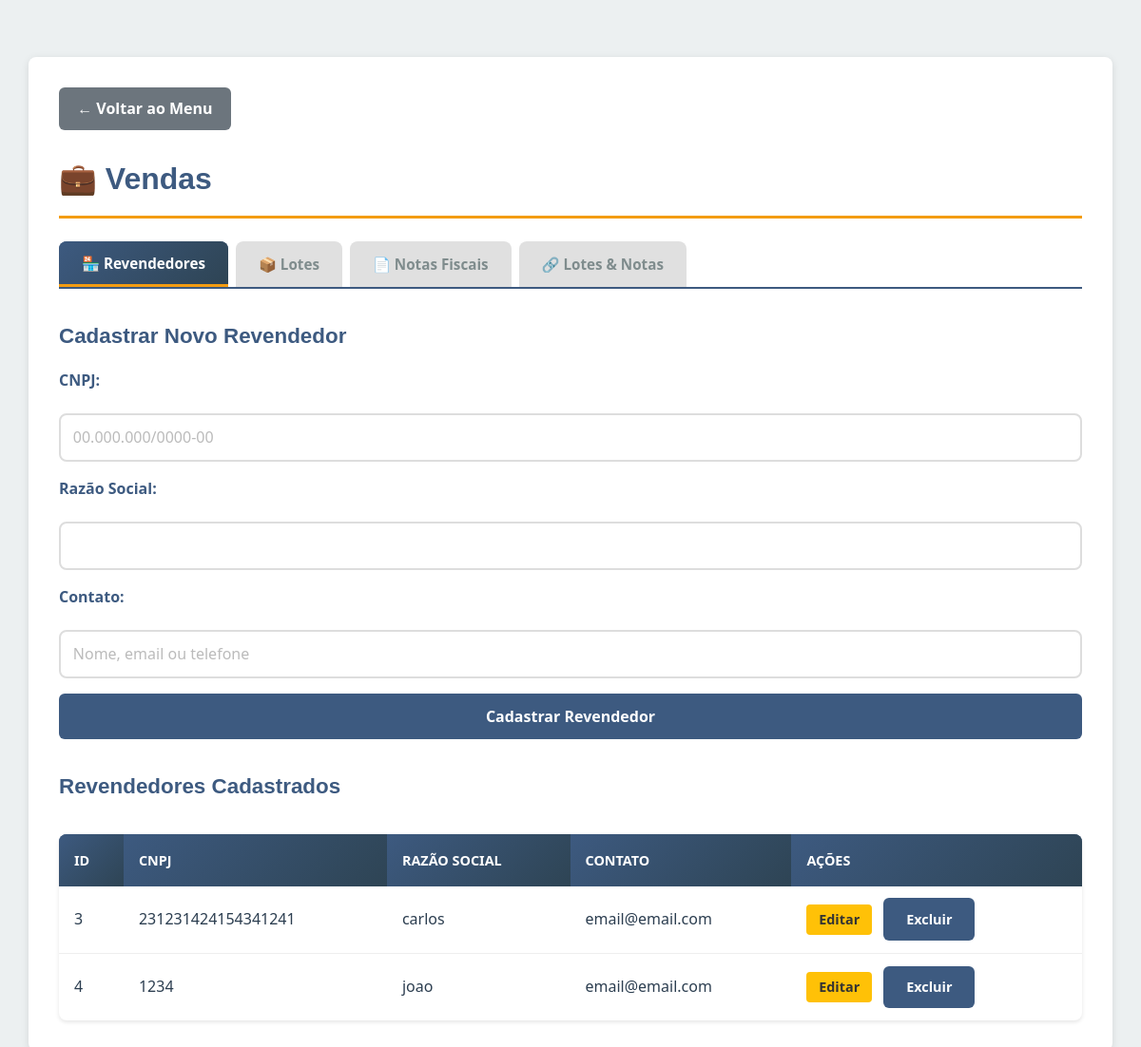
The app's page /vendas.php (signed in) with its own data.
### tables this page shows
CREATE TABLE `revendedores` (
  `id` int(11) NOT NULL,
  `cnpj` varchar(18) NOT NULL,
  `razao_social` varchar(100) NOT NULL,
  `contato` varchar(100) DEFAULT NULL
);

### vendas.php (the view, shortened to what this page needs)
<?php
require_once 'conectar.php';
$revendedores = $conn->query('SELECT * FROM revendedores ORDER BY razao_social');
?>
<!DOCTYPE html>
<html lang="pt-BR">
<head>
    <link rel="stylesheet" href="style.css">
</head>
<body>
    <div class="container container-grande">
        <a href="menu-principal.php" class="btn-voltar">← Voltar ao Menu</a>
        <h2>💼 Vendas</h2>
        <div class="abas">
            <button class="aba ativa" onclick="trocarAba('revendedores')">🏪 Revendedores</button>
            <button class="aba" onclick="trocarAba('lotes')">📦 Lotes</button>
            <button class="aba" onclick="trocarAba('notas_fiscais')">📄 Notas Fiscais</button>
            <button class="aba" onclick="trocarAba('lotes_notas')">🔗 Lotes & Notas</button>
        </div>
        <div id="aba-revendedores" class="conteudo-aba ativo">
            <h3>Cadastrar Novo Revendedor</h3>
            <form method="POST">
                <label>CNPJ:</label>
                <input type="text" name="cnpj" placeholder="00.000.000/0000-00" required>
                <label>Razão Social:</label>
                <input type="text" name="razao_social" required>
                <label>Contato:</label>
                <input type="text" name="contato" placeholder="Nome, email ou telefone" required>
                <button type="submit">Cadastrar Revendedor</button>
            </form>
            <h3>Revendedores Cadastrados</h3>
            <table>
                <thead>
                    <tr>
                        <th>ID</th>
                        <th>CNPJ</th>
                        <th>Razão Social</th>
                        <th>Contato</th>
                        <th>Ações</th>
                    </tr>
                </thead>
                <tbody>
                    <?php while ($rev = $revendedores->fetch_assoc()): ?>
                        <tr>
                            <td><?php echo $rev['id']; ?></td>
                            <td><?php echo htmlspecialchars($rev['cnpj']); ?></td>
                            <td><?php echo htmlspecialchars($rev['razao_social']); ?></td>
                            <td><?php echo htmlspecialchars($rev['contato']); ?></td>
                            <td>
                                <button class="btn-acao btn-editar" onclick="editarRevendedor(<?php echo $rev[
                                    'id'
                                ]; ?>, '<?php echo htmlspecialchars(
    $rev['cnpj'],
); ?>', '<?php echo htmlspecialchars($rev['razao_social']); ?>', '<?php echo htmlspecialchars(
    $rev['contato'],
); ?>')">Editar</button>
                                <form method="POST" style="display:inline;">
                                    <button type="submit" class="btn-acao btn-excluir" onclick="return confirm('Deseja excluir?')">Excluir</button>
                                </form>
                            </td>
                        </tr>
                    <?php endwhile; ?>
                </tbody>
            </table>
        </div>
    </div>
</body>
</html>

### style.css (style rules this page uses)
:root { --cor-primaria: #3d5a80; --cor-secundaria: #f39c12; --cor-sucesso: #27ae60; --cor-erro: #e74c3c; --cor-aviso: #f39c12; --cor-info: #3498db; --cor-texto: #2c3e50; --cor-texto-claro: #7f8c8d; --cor-fundo: #ecf0f1; --cor-branco: #ffffff; --cor-sombra: rgba(0, 0, 0, 0.1); --fonte-principal: 'Segoe UI', Tahoma, Geneva, Verdana, sans-serif; --fonte-titulo: 'Arial', sans-serif; --transicao: all 0.3s ease; --raio-borda: 8px; --sombra-padrao: 0 2px 8px rgba(0, 0, 0, 0.1); --sombra-hover: 0 4px 12px rgba(0, 0, 0, 0.15); }
* { margin: 0; padding: 0; box-sizing: border-box; }
html, body { height: 100%; background-color: var(--cor-fundo); }
body { font-family: var(--fonte-principal); color: var(--cor-texto); line-height: 1.6; background-color: var(--cor-fundo); min-height: 100vh; }
.container { max-width: 1000px; width: 90%; margin: 0 auto; background-color: var(--cor-branco); padding: 2rem; border-radius: var(--raio-borda); box-shadow: var(--sombra-padrao); margin-top: 5%; }
.container-grande { max-width: 1200px; }
h1, h2, h3, h4, h5, h6 { font-family: var(--fonte-titulo); color: var(--cor-primaria); margin-bottom: 1rem; font-weight: 600; }
h2 { font-size: 2rem; border-bottom: 3px solid var(--cor-secundaria); padding-bottom: 0.8rem; margin-bottom: 1.5rem; margin-top: 10px; }
h3 { font-size: 1.4rem; margin-top: 1.5rem; margin-bottom: 1rem; }
form { display: flex; flex-direction: column; gap: 1.2rem; margin-bottom: 2rem; }
label { font-weight: 600; color: var(--cor-primaria); margin-bottom: 0.3rem; display: block; }
input[type='text'], input[type='email'], input[type='password'], input[type='number'], input[type='date'], select, textarea { width: 100%; padding: 0.8rem; border: 2px solid #ddd; border-radius: var(--raio-borda); font-family: var(--fonte-principal); font-size: 1rem; color: var(--cor-texto); transition: var(--transicao); background-color: var(--cor-branco); }
button, .btn-menu, .btn-voltar { padding: 0.8rem 1.5rem; border: none; border-radius: var(--raio-borda); font-size: 1rem; font-weight: 600; cursor: pointer; transition: var(--transicao); text-decoration: none; display: inline-block; text-align: center; font-family: var(--fonte-principal); }
button[type='submit'] { background-color: var(--cor-primaria); color: var(--cor-branco); }
.btn-voltar { background-color: #95a5a6; color: var(--cor-branco); margin-bottom: 1.5rem; display: inline-block; }
.btn-acao { padding: 0.5rem 1rem; margin-right: 0.5rem; border: none; border-radius: 4px; cursor: pointer; font-size: 0.9rem; font-weight: 600; transition: var(--transicao); text-decoration: none; display: inline-block; white-space: nowrap; }
.btn-editar { background-color: var(--cor-aviso); color: var(--cor-branco); }
.btn-excluir { background-color: var(--cor-erro); color: var(--cor-branco); }
table { width: 100%; border-collapse: collapse; margin-top: 1.5rem; background-color: var(--cor-branco); box-shadow: var(--sombra-padrao); border-radius: var(--raio-borda); overflow: hidden; }
table th { background: linear-gradient(135deg, var(--cor-primaria), #2e4454); color: var(--cor-branco); padding: 1rem; text-align: left; font-weight: 600; text-transform: uppercase; font-size: 0.9rem; }
table td { padding: 0.9rem 1rem; border-bottom: 1px solid #ecf0f1; }
table tbody tr { transition: var(--transicao); }
table tbody tr:last-child td { border-bottom: none; }
.abas { display: flex; gap: 0.5rem; margin-bottom: 2rem; border-bottom: 2px solid #ddd; flex-wrap: wrap; overflow-x: auto; }
.aba { padding: 0.8rem 1.5rem; background-color: #e8eef5; border: none; border-radius: 8px 8px 0 0; cursor: pointer; font-size: 0.95rem; font-weight: 600; transition: var(--transicao); color: var(--cor-texto-claro); white-space: nowrap; }
.aba.ativa { background: linear-gradient(135deg, var(--cor-primaria), #2e4454); color: var(--cor-branco); border-bottom: 3px solid var(--cor-secundaria); }
.conteudo-aba { display: none; animation: fadeIn 0.3s ease; }
.conteudo-aba.ativo { display: block; }
input::placeholder, textarea::placeholder { color: #bbb; }

### records on screen
revendedores: id "3", cnpj "231231424154341241", razao_social "carlos", contato "email@email.com"
revendedores: id "4", cnpj "1234", razao_social "joao", contato "email@email.com"
